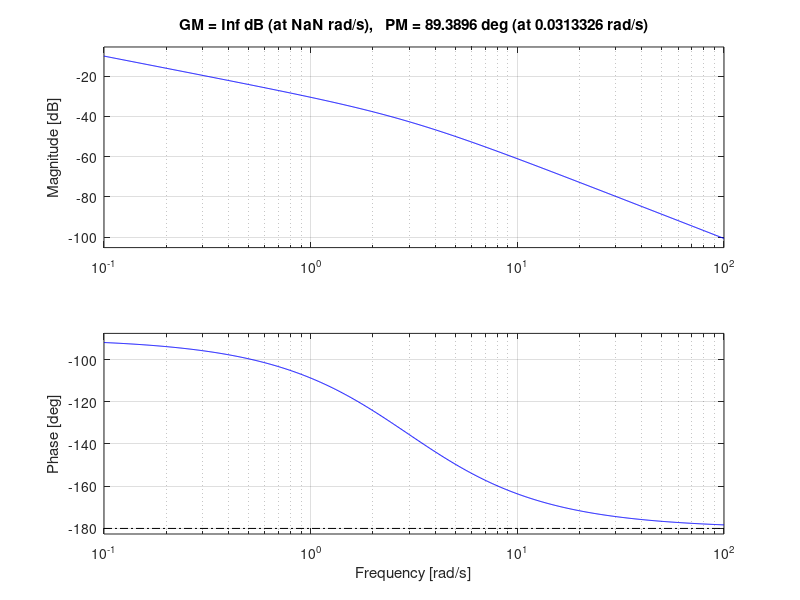

Recreate this plot in MATLAB.
clf
s = tf('s');
x = linspace(-20,50,10000);
K = 1;
G = .0418/(.4536*s^2 + 1.334*s^1);
H = .0418./(.4536*(1i*x).^2+1.334*(1i*x));
margin(G)
savefig('Margin');